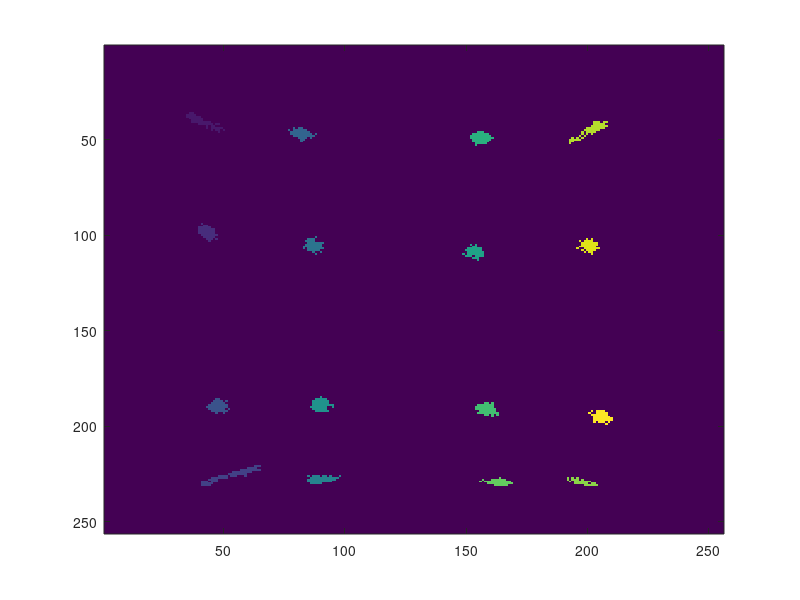

Recreate this plot in MATLAB. (Note: this script raises an error after producing the figure.)
%newtwork for classificatiokn

%first prepare the data
load('analog_flood_all_17_11_15.mat')
imgNN_01_17_11 = squeeze(floodImg(1,:,:));

imgNN = imgNN_01_17_11; %so that the name is shorter
% the other one is like that to know from what image i took it

%black and white mask of only the pixels
imgBW = imgNN > 6; %7 is also fine...still very low threshold value
img2 = imgNN.*imgBW; 
imagesc(img2);

%now prepare the classes
cc = bwconncomp(imgBW);
labeled = labelmatrix(cc);
RGB_label = label2rgb(labeled, @copper, 'c', 'shuffle');
imshow(RGB_label,'InitialMagnification','fit');

%there are some loose pixels...get rid of them
stats = regionprops(cc, 'Area');
idx = find([stats.Area] > 5);
BW2 = ismember(labelmatrix(cc), idx);
%repeat it to keep only the needed labels
cc2 = bwconncomp(BW2);
labeled = labelmatrix(cc2);
RGB_label = label2rgb(labeled, @copper, 'c', 'shuffle');
imshow(RGB_label,'InitialMagnification','fit');

%now keep the list of pixels that i will use for my classes
imagesc(labeled);
classes = labeled;

%generate the classification matrix
imgClass = zeros(max(max(classes)),size(pAmps,2));
imgSize = 256;
for i = 1 : size(pAmps,2)
     A = pAmps(1,i);
     B = pAmps(2,i);
     C = pAmps(3,i);
     D = pAmps(4,i);
     En = A+B+C+D;
     X = round(((A+D)-(B+C))/En*imgSize/2)+imgSize/2;
     Y = round(((A+B)-(C+D))/En*imgSize/2)+imgSize/2;
     if X>0 && X<imgSize && Y>0 && Y<imgSize
         imgClass(classes(X,Y)+1,i) = 1;
         %img(j,X,Y) = floodFitted(j,X,Y)+1;
     end
end

%prepare data for training
netInputs = squeeze(pWidths(2,:,1:10000));
netOutputs = imgClass(:,1:10000);

%network generation ....training etc
%
% This script assumes these variables are defined:
%
%   netInputs - input data.
%   netOutputs - target data.

inputs = netInputs;
targets = netOutputs;

% Create a Pattern Recognition Network
hiddenLayerSize = [512 128];
net = patternnet(hiddenLayerSize);


% Setup Division of Data for Training, Validation, Testing
net.divideParam.trainRatio = 75/100;
net.divideParam.valRatio = 15/100;
net.divideParam.testRatio = 15/100;


% Train the Network
[net,tr] = train(net,inputs,targets);

% Test the Network
outputs = net(inputs);
errors = gsubtract(targets,outputs);
performance = perform(net,targets,outputs)

% View the Network
%view(net)

% Plots
% Uncomment these lines to enable various plots.
%figure, plotperform(tr)
%figure, plottrainstate(tr)
%figure, plotconfusion(targets,outputs)
%figure, ploterrhist(errors)

% Plots
% Uncomment these lines to enable various plots.
%figure, plotperform(tr)
%figure, plottrainstate(tr)
%figure, plotconfusion(targets,outputs)
%figure, ploterrhist(errors)

%data to test the network
netInputs2 = squeeze(pWidths(2,:,10001:20000));
netOutputs2 = imgClass(:,10001:20000);


outS = net(netInputs2);
plotconfusion(netOutputs2,outS);
%esto me da solo el scatter, dividirlo en solo 16 clases usando cuadraddos
%y luego dividirlos otra vez para detectar solo el scatter
save redClass.mat net outS netOutputs2
